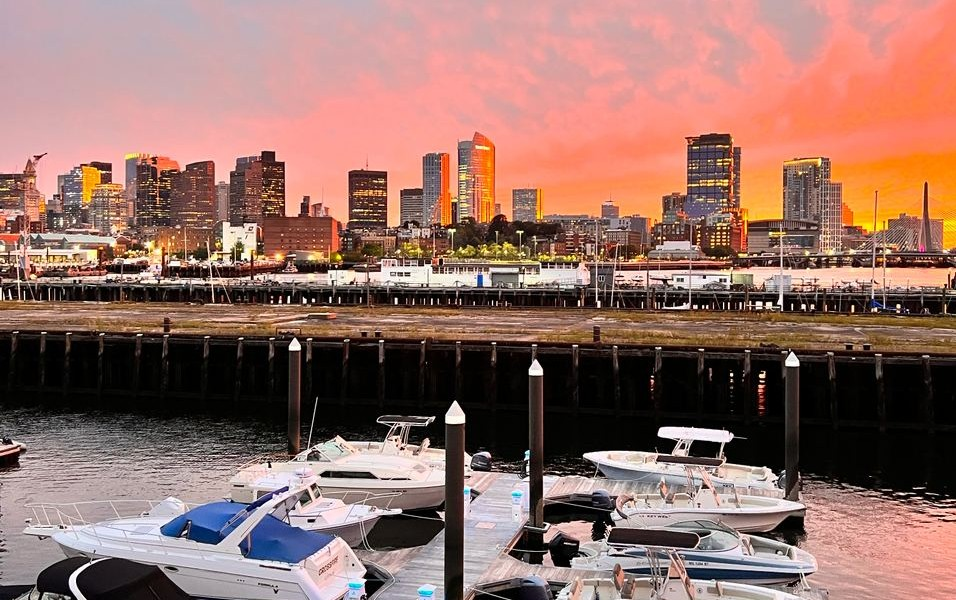
#> input picture boston1.jpeg, 956 x 600 px
$ python lab6.py
#> lines starting #> are read from the running program, lines starting #| are printed output that depends on the picture; after the words box and inside, x2 and y2 are one past the last pixel; in counts of white or black regions, pixels touching at a corner belong together
# Tom Kazakov
# RBE 549 Lab 6: Panorama Stitching

import cv2
import numpy as np

BOSTON1_PATH = "boston1.jpeg"
BOSTON2_PATH = "boston2.jpeg"
PANORAMA_OUTPUT_PATH = "panorama.jpg"

# Lowe's ratio test
RATIO_THRESHOLD = 0.75

# Matching
KNN_NEIGHBORS = 2

# FLANN index
FLANN_INDEX_KDTREE = 1
FLANN_TREES = 5
FLANN_CHECKS = 100

# Homography
MIN_MATCH_COUNT = 10
RANSAC_REPROJ_THRESHOLD = 5.0

# Visualization
INLIER_COLOR = (0, 255, 0)
OUTLIER_COLOR = (0, 0, 255)

# cv2.Stitcher (cv2.Stitcher_PANORAMA = 0)
STITCH_MODE = 0
MAX_BUFFER_FRAMES = 10


def detect_keypoints(img):
    """Detect SIFT keypoints and compute descriptors."""
    gray = cv2.cvtColor(img, cv2.COLOR_BGR2GRAY) if len(img.shape) == 3 else img
    sift = cv2.SIFT_create()
    return sift.detectAndCompute(gray, None)


def match_descriptors(des1, des2):
    """Match descriptors with FLANN + Lowe's ratio test."""
    index_params = dict(algorithm=FLANN_INDEX_KDTREE, trees=FLANN_TREES)
    search_params = dict(checks=FLANN_CHECKS)
    flann = cv2.FlannBasedMatcher(index_params, search_params)
    raw = flann.knnMatch(des1, des2, k=KNN_NEIGHBORS)
    return [m for m, n in raw if m.distance < RATIO_THRESHOLD * n.distance]


def compute_homography(kp1, kp2, matches):
    """Estimate homography from img2 to img1 via RANSAC."""
    src_pts = np.float32([kp2[m.trainIdx].pt for m in matches]).reshape(-1, 1, 2)
    dst_pts = np.float32([kp1[m.queryIdx].pt for m in matches]).reshape(-1, 1, 2)
    return cv2.findHomography(src_pts, dst_pts, cv2.RANSAC, RANSAC_REPROJ_THRESHOLD)


def draw_matches(img1, kp1, img2, kp2, matches, mask):
    """Draw side-by-side match visualization with green inliers and red outliers."""
    h1, w1 = img1.shape[:2]
    canvas = np.hstack([img1, img2])
    mask_flat = mask.ravel()
    for i, m in enumerate(matches):
        pt1 = tuple(np.int32(kp1[m.queryIdx].pt))
        pt2_raw = np.int32(kp2[m.trainIdx].pt)
        pt2 = (pt2_raw[0] + w1, pt2_raw[1])
        color = INLIER_COLOR if mask_flat[i] else OUTLIER_COLOR
        cv2.line(canvas, pt1, pt2, color, 1)
    inlier_count = int(mask.sum())
    outlier_count = len(matches) - inlier_count
    cv2.putText(
        canvas,
        f"Inliers: {inlier_count}",
        (10, 30),
        cv2.FONT_HERSHEY_SIMPLEX,
        0.8,
        INLIER_COLOR,
        2,
    )
    cv2.putText(
        canvas,
        f"Outliers: {outlier_count}",
        (10, 60),
        cv2.FONT_HERSHEY_SIMPLEX,
        0.8,
        OUTLIER_COLOR,
        2,
    )
    return canvas


def stitch_pair(img1, img2, H):
    """Warp img2 into img1's frame, composite, and crop to img1's vertical extent."""
    h1, w1 = img1.shape[:2]
    h2, w2 = img2.shape[:2]

    corners2 = np.float32([[0, 0], [w2, 0], [w2, h2], [0, h2]]).reshape(-1, 1, 2)
    warped_corners = cv2.perspectiveTransform(corners2, H)

    corners1 = np.float32([[0, 0], [w1, 0], [w1, h1], [0, h1]]).reshape(-1, 1, 2)
    all_corners = np.concatenate([corners1, warped_corners])

    x_min, y_min = np.int32(all_corners.min(axis=0).ravel())
    x_max, y_max = np.int32(all_corners.max(axis=0).ravel())

    # Translation to shift everything into positive coordinates.
    tx, ty = -x_min, -y_min
    T = np.array([[1, 0, tx], [0, 1, ty], [0, 0, 1]], dtype=np.float64)

    canvas_w, canvas_h = x_max - x_min, y_max - y_min
    canvas = np.zeros((canvas_h, canvas_w, 3), dtype=np.uint8)
    canvas[ty : ty + h1, tx : tx + w1] = img1
    warped = cv2.warpPerspective(img2, T @ H, (canvas_w, canvas_h))
    mask = warped.any(axis=2)
    canvas[mask] = warped[mask]

    # Crop vertically to img1's extent, then horizontally to the last full column.
    cropped = canvas[ty : ty + h1, :]
    gray = cv2.cvtColor(cropped, cv2.COLOR_BGR2GRAY)
    full_columns = np.all(gray > 0, axis=0)
    right_bound = np.max(np.where(full_columns)) + 1
    return cropped[:, :right_bound]


def stitch_images(images):
    """Stitch multiple images using cv2.Stitcher."""
    stitcher = cv2.Stitcher.create(STITCH_MODE)
    status, result = stitcher.stitch(images)
    return status, result


# Camera integration
# [7 lines left out: function init_state, not called in this run]


def setup_trackbars(window_name, state):
    """No trackbars needed for Lab 6."""
    pass


# [45 lines left out: functions handle_key, apply_effects, not called in this run]


if __name__ == "__main__":
    img1 = cv2.imread(BOSTON1_PATH)
#> img1 is the input picture: shape (600, 956, 3); mean B, G, R 102.9, 111.6, 148.4
    img2 = cv2.imread(BOSTON2_PATH)
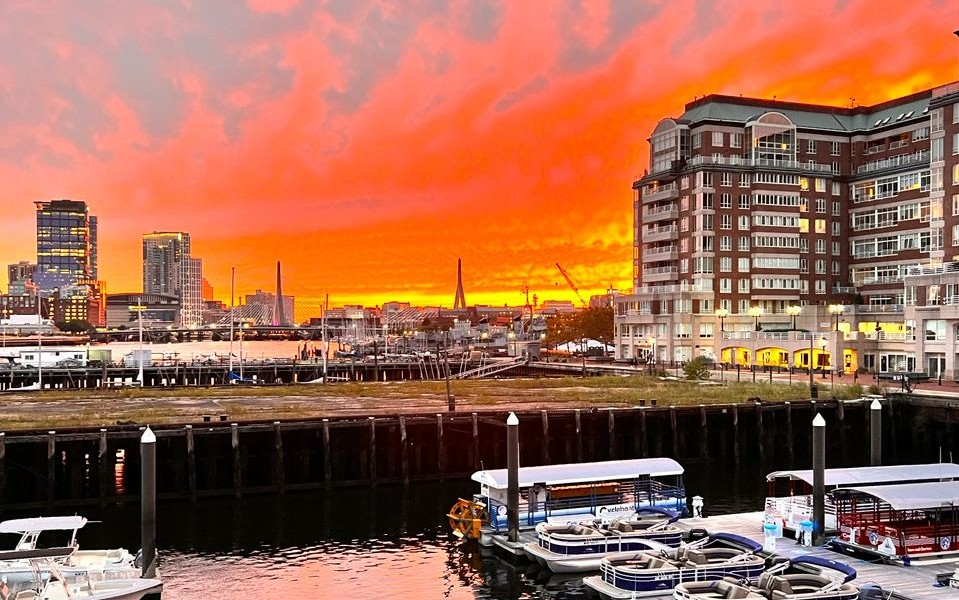
#> input picture boston2.jpeg, 959 x 600 px
#> img2 is the input picture: shape (600, 959, 3); mean B, G, R 82.7, 105.2, 160.7

    kp1, des1 = detect_keypoints(img1)
#> in detect_keypoints, `gray = cv2.cvtColor(img, cv2.COLOR_BGR2GRAY) if len(img.shape) == 3 el..`:
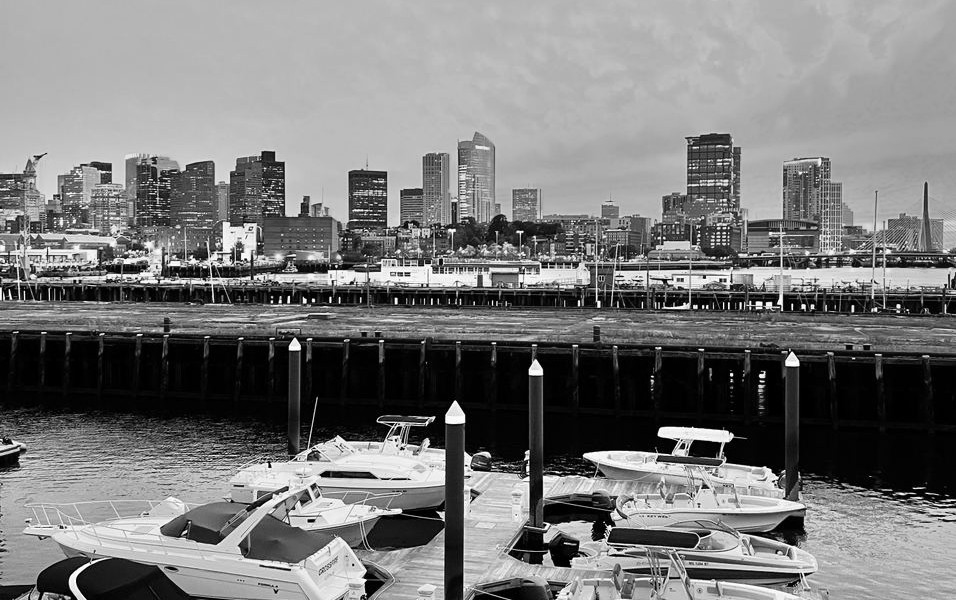
#> gray: shape (600, 956); min 0, max 255, mean 121.6
#> kp1 = 3761 keypoints; strongest (x, y, size): (731, 374, 2.3), (313, 300, 2.3), (455, 415, 13.2), (536, 369, 9.4)
    kp2, des2 = detect_keypoints(img2)
#> in detect_keypoints (call 2), `gray = cv2.cvtColor(img, cv2.COLOR_BGR2GRAY) if len(img.shape) == 3 el..`:
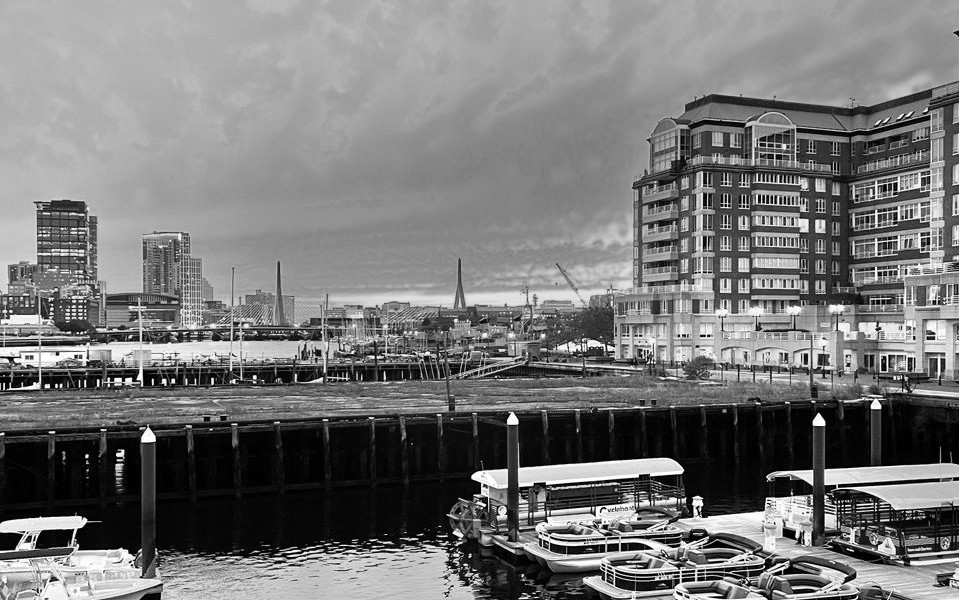
#> gray: shape (600, 959); min 0, max 255, mean 119.2
#> kp2 = 4267 keypoints; strongest (x, y, size): (87, 456, 2.4), (819, 421, 7.8), (47, 386, 3.2), (173, 381, 2.9)
    print(f"Keypoints: img1={len(kp1)}, img2={len(kp2)}")
#| Keypoints: img1=3761, img2=4267

    matches = match_descriptors(des1, des2)
#> in match_descriptors, `raw = flann.knnMatch(des1, des2, k=KNN_NEIGHBORS)`: raw = 3761 matches
#> matches = 428 matches
    print(f"Good matches after ratio test: {len(matches)}")
#| Good matches after ratio test: 428

    H, mask = compute_homography(kp1, kp2, matches)
#> in compute_homography, `src_pts = np.float32([kp2[m.trainIdx].pt for m in matches]).reshape(-1..`: src_pts = 428 rows, first 8: [545.2, 431.3], [118.7, 328.2], [321, 429.7], [281.1, 420.8], [282, 415.2], [725.4, 513], [367.2, 428.2], [118.7, 328.2]
#> in compute_homography, `dst_pts = np.float32([kp1[m.queryIdx].pt for m in matches]).reshape(-1..`: dst_pts = 428 rows, first 8: [13.05, 348.4], [45.06, 273.9], [63.15, 343.2], [105.9, 333.1], [110.9, 327.9], [121.8, 559], [133.2, 343.1], [133.5, 532.4]
#> H = [[0.442, 0.00594, 653.1], [-0.138, 0.899, -42.47], [-0.000565, -5.48e-06, 1]]; mask = 428 values, max 1 at index 54, min 0 at index 0, mean 0.843
    print(f"Inliers: {int(mask.sum())} / {len(matches)}")
#| Inliers: 361 / 428

    vis = draw_matches(img1, kp1, img2, kp2, matches, mask)
#> in draw_matches, `mask_flat = mask.ravel()`: mask_flat has the same summary as mask outside draw_matches
#> the loop in draw_matches, `for i, m in enumerate(matches):` made 428 passes
#> (pt1, pt2_raw, pt2, color) on passes 1 to 3: ((13, 348), [545, 431], (1501, 431), (0, 0, 255)), ((45, 273), [118, 328], (1074, 328), (0, 0, 255)), ((63, 343), [321, 429], (1277, 429), (0, 0, 255))
#> after the loop in draw_matches, `for i, m in enumerate(matches):`:
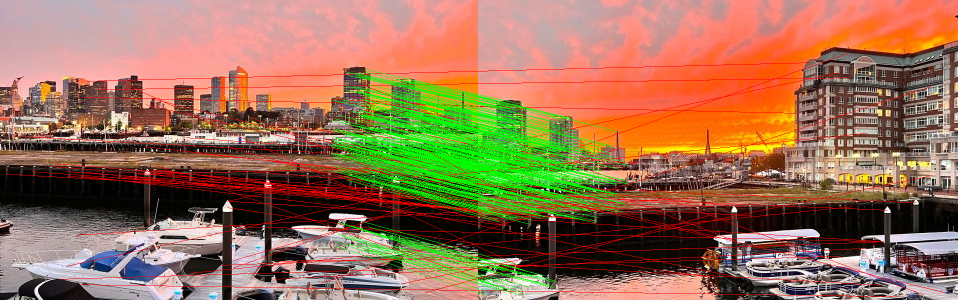
#> canvas: shape (600, 1915, 3) (shown at 1/2 size); mean B, G, R 85.4, 114.1, 153
#> in draw_matches, `inlier_count = int(mask.sum())`: inlier_count = 361
#> in draw_matches, `outlier_count = len(matches) - inlier_count`: outlier_count = 67
    cv2.imshow("Matches", vis)

    panorama = stitch_pair(img1, img2, H)
#> in stitch_pair, `warped_corners = cv2.perspectiveTransform(corners2, H)`: warped_corners = [[653.1, -42.47], [2351.1, -380.7], [2376, 801.7], [658.8, 498.4]]
#> in stitch_pair, `all_corners = np.concatenate([corners1, warped_corners])`: all_corners = [[0, 0], [956, 0], [956, 600], [0, 600], [653.1, -42.47], [2351.1, -380.7], [2376, 801.7], [658.8, 498.4]]
#> in stitch_pair, `x_min, y_min = np.int32(all_corners.min(axis=0).ravel())`: x_min = 0; y_min = -380
#> in stitch_pair, `x_max, y_max = np.int32(all_corners.max(axis=0).ravel())`: x_max = 2375; y_max = 801
#> in stitch_pair, `tx, ty = -x_min, -y_min`: tx = 0; ty = 380
#> in stitch_pair, `T = np.array([[1, 0, tx], [0, 1, ty], [0, 0, 1]], dtype=np.float64)`: T = [[1, 0, 0], [0, 1, 380], [0, 0, 1]]
#> in stitch_pair, `canvas_w, canvas_h = x_max - x_min, y_max - y_min`: canvas_w = 2375; canvas_h = 1181
#> in stitch_pair, `mask = warped.any(axis=2)`:
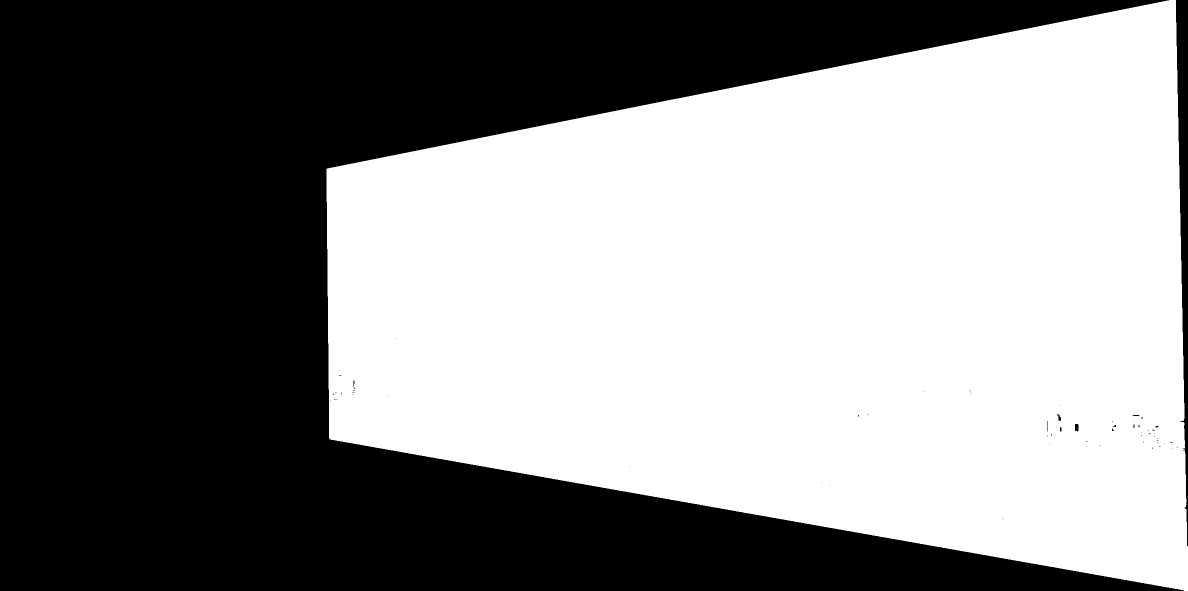
#> mask: shape (1181, 2375) bool (shown at 1/2 size); 52.5% white; 69 black regions (62 under 20 px), largest, box (x1, y1, x2, y2) and area: (0, 0, 2367, 1181) 1317577, (2352, 0, 2375, 1092) 13161, (2150, 848, 2157, 863) 98
#> in stitch_pair, `gray = cv2.cvtColor(cropped, cv2.COLOR_BGR2GRAY)`:
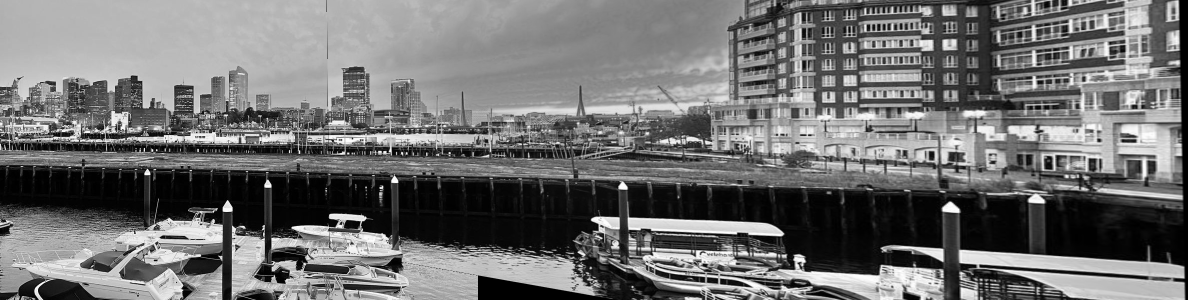
#> gray: shape (600, 2375) (shown at 1/2 size); min 0, max 255, mean 112.4
#> in stitch_pair, `right_bound = np.max(np.where(full_columns)) + 1`: right_bound = 2357
    cv2.imwrite(PANORAMA_OUTPUT_PATH, panorama)
    print(
        f"Panorama saved: {PANORAMA_OUTPUT_PATH} ({panorama.shape[1]}x{panorama.shape[0]})"
    )
#| Panorama saved: panorama.jpg (2357x600)

    status, auto_panorama = stitch_images([img1, img2])
#> in stitch_images, `status, result = stitcher.stitch(images)`:
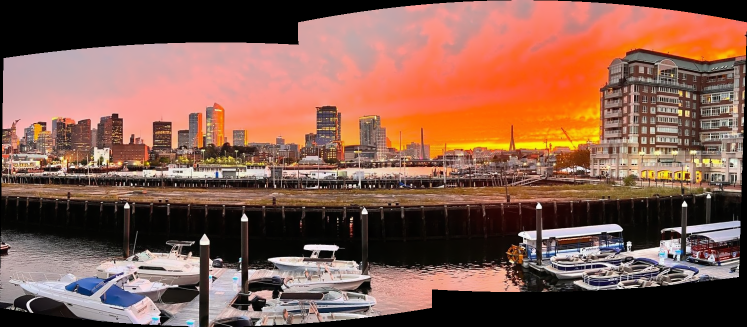
#> result: shape (653, 1494, 3) (shown at 1/2 size); mean of channels 0, 1, 2 78.3, 92.4, 133.1; drawn as B, G, R
#> in stitch_images, `status, result = stitcher.stitch(images)`: status = 0
#> status = 0
    if status == cv2.Stitcher_OK:
        print(f"Stitcher panorama: {auto_panorama.shape[1]}x{auto_panorama.shape[0]}")
#| Stitcher panorama: 1494x653
    else:
        print(f"Stitcher failed with status {status}")

    cv2.imshow("Matches", vis)
    cv2.imshow("Manual Panorama", panorama)
    if status == cv2.Stitcher_OK:
        cv2.imshow("Stitcher Panorama", auto_panorama)
    cv2.waitKey(0)
    cv2.destroyAllWindows()
